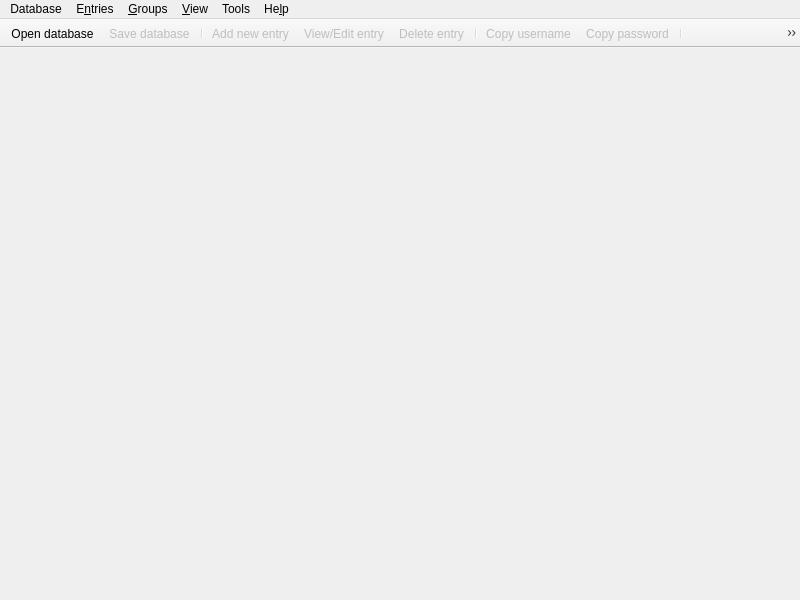
<?xml version="1.0" encoding="UTF-8"?>
<ui version="4.0">
 <class>MainWindow</class>
 <widget class="QMainWindow" name="MainWindow">
  <property name="enabled">
   <bool>true</bool>
  </property>
  <property name="geometry">
   <rect>
    <x>0</x>
    <y>0</y>
    <width>800</width>
    <height>600</height>
   </rect>
  </property>
  <property name="windowTitle">
   <string notr="true">KeePassXC</string>
  </property>
  <widget class="QWidget" name="centralwidget">
   <property name="enabled">
    <bool>true</bool>
   </property>
   <layout class="QVBoxLayout" name="verticalLayout">
    <property name="leftMargin">
     <number>0</number>
    </property>
    <property name="topMargin">
     <number>0</number>
    </property>
    <property name="rightMargin">
     <number>0</number>
    </property>
    <property name="bottomMargin">
     <number>0</number>
    </property>
    <item>
     <widget class="MessageWidget" name="globalMessageWidget" native="true">
      <property name="sizePolicy">
       <sizepolicy hsizetype="Preferred" vsizetype="Preferred">
        <horstretch>0</horstretch>
        <verstretch>0</verstretch>
       </sizepolicy>
      </property>
     </widget>
    </item>
    <item>
     <widget class="QStackedWidget" name="stackedWidget">
      <property name="sizePolicy">
       <sizepolicy hsizetype="Preferred" vsizetype="Preferred">
        <horstretch>0</horstretch>
        <verstretch>0</verstretch>
       </sizepolicy>
      </property>
      <property name="currentIndex">
       <number>2</number>
      </property>
      <widget class="QWidget" name="pageDatabase">
       <layout class="QVBoxLayout" name="verticalLayout_2">
        <property name="leftMargin">
         <number>0</number>
        </property>
        <property name="topMargin">
         <number>0</number>
        </property>
        <property name="rightMargin">
         <number>0</number>
        </property>
        <property name="bottomMargin">
         <number>0</number>
        </property>
        <item>
         <widget class="DatabaseTabWidget" name="tabWidget">
          <property name="currentIndex">
           <number>-1</number>
          </property>
          <property name="tabsClosable">
           <bool>true</bool>
          </property>
          <property name="movable">
           <bool>true</bool>
          </property>
         </widget>
        </item>
       </layout>
      </widget>
      <widget class="QWidget" name="pageSettings">
       <layout class="QVBoxLayout" name="verticalLayout_3">
        <property name="leftMargin">
         <number>0</number>
        </property>
        <property name="topMargin">
         <number>0</number>
        </property>
        <property name="rightMargin">
         <number>0</number>
        </property>
        <property name="bottomMargin">
         <number>0</number>
        </property>
        <item>
         <widget class="SettingsWidget" name="settingsWidget" native="true"/>
        </item>
       </layout>
      </widget>
      <widget class="QWidget" name="pageWelcome">
       <layout class="QVBoxLayout" name="verticalLayout_5">
        <item>
         <widget class="WelcomeWidget" name="welcomeWidget" native="true"/>
        </item>
       </layout>
      </widget>
      <widget class="QWidget" name="pagePasswordGenerator">
       <layout class="QVBoxLayout" name="verticalLayout_6">
        <item>
         <widget class="PasswordGeneratorWidget" name="passwordGeneratorWidget" native="true"/>
        </item>
       </layout>
      </widget>
     </widget>
    </item>
   </layout>
  </widget>
  <widget class="QMenuBar" name="menubar">
   <property name="geometry">
    <rect>
     <x>0</x>
     <y>0</y>
     <width>800</width>
     <height>29</height>
    </rect>
   </property>
   <widget class="QMenu" name="menuFile">
    <property name="title">
     <string>Database</string>
    </property>
    <widget class="QMenu" name="menuRecentDatabases">
     <property name="title">
      <string>&amp;Recent databases</string>
     </property>
    </widget>
    <addaction name="actionDatabaseNew"/>
    <addaction name="actionDatabaseOpen"/>
    <addaction name="menuRecentDatabases"/>
    <addaction name="actionDatabaseSave"/>
    <addaction name="actionDatabaseSaveAs"/>
    <addaction name="actionDatabaseClose"/>
    <addaction name="separator"/>
    <addaction name="actionChangeMasterKey"/>
    <addaction name="actionChangeDatabaseSettings"/>
    <addaction name="separator"/>
    <addaction name="actionDatabaseMerge"/>
    <addaction name="actionImportKeePass1"/>
    <addaction name="actionExportCsv"/>
    <addaction name="actionRepairDatabase"/>
    <addaction name="separator"/>
    <addaction name="actionQuit"/>
   </widget>
   <widget class="QMenu" name="menuHelp">
    <property name="title">
     <string>He&amp;lp</string>
    </property>
    <addaction name="actionAbout"/>
   </widget>
   <widget class="QMenu" name="menuEntries">
    <property name="title">
     <string>E&amp;ntries</string>
    </property>
    <widget class="QMenu" name="menuEntryCopyAttribute">
     <property name="enabled">
      <bool>false</bool>
     </property>
     <property name="title">
      <string>Copy att&amp;ribute to clipboard</string>
     </property>
     <addaction name="actionEntryCopyTitle"/>
     <addaction name="actionEntryCopyURL"/>
     <addaction name="actionEntryCopyNotes"/>
     <addaction name="separator"/>
    </widget>
    <addaction name="actionEntryNew"/>
    <addaction name="actionEntryClone"/>
    <addaction name="actionEntryEdit"/>
    <addaction name="actionEntryDelete"/>
    <addaction name="actionEntryCopyUsername"/>
    <addaction name="actionEntryCopyPassword"/>
    <addaction name="menuEntryCopyAttribute"/>
    <addaction name="actionEntryAutoType"/>
    <addaction name="actionEntryOpenUrl"/>
   </widget>
   <widget class="QMenu" name="menuGroups">
    <property name="title">
     <string>&amp;Groups</string>
    </property>
    <addaction name="actionGroupNew"/>
    <addaction name="actionGroupEdit"/>
    <addaction name="actionGroupDelete"/>
   </widget>
   <widget class="QMenu" name="menuTools">
    <property name="title">
     <string>Tools</string>
    </property>
    <addaction name="actionLockDatabases"/>
    <addaction name="actionPasswordGenerator"/>
    <addaction name="actionSettings"/>
   </widget>
   <widget class="QMenu" name="menuView">
    <property name="title">
     <string>&amp;View</string>
    </property>
   </widget>
   <addaction name="menuFile"/>
   <addaction name="menuEntries"/>
   <addaction name="menuGroups"/>
   <addaction name="menuView"/>
   <addaction name="menuTools"/>
   <addaction name="menuHelp"/>
  </widget>
  <widget class="QToolBar" name="toolBar">
   <property name="movable">
    <bool>false</bool>
   </property>
   <attribute name="toolBarArea">
    <enum>TopToolBarArea</enum>
   </attribute>
   <attribute name="toolBarBreak">
    <bool>false</bool>
   </attribute>
   <addaction name="actionDatabaseOpen"/>
   <addaction name="actionDatabaseSave"/>
   <addaction name="separator"/>
   <addaction name="actionEntryNew"/>
   <addaction name="actionEntryEdit"/>
   <addaction name="actionEntryDelete"/>
   <addaction name="separator"/>
   <addaction name="actionEntryCopyUsername"/>
   <addaction name="actionEntryCopyPassword"/>
   <addaction name="separator"/>
   <addaction name="actionPasswordGenerator"/>
   <addaction name="actionLockDatabases"/>
   <addaction name="separator"/>
  </widget>
  <action name="actionQuit">
   <property name="text">
    <string>&amp;Quit</string>
   </property>
  </action>
  <action name="actionAbout">
   <property name="text">
    <string>&amp;About</string>
   </property>
  </action>
  <action name="actionDatabaseOpen">
   <property name="text">
    <string>&amp;Open database</string>
   </property>
  </action>
  <action name="actionDatabaseSave">
   <property name="enabled">
    <bool>false</bool>
   </property>
   <property name="text">
    <string>&amp;Save database</string>
   </property>
  </action>
  <action name="actionDatabaseClose">
   <property name="enabled">
    <bool>false</bool>
   </property>
   <property name="text">
    <string>&amp;Close database</string>
   </property>
  </action>
  <action name="actionDatabaseNew">
   <property name="text">
    <string>&amp;New database</string>
   </property>
  </action>
  <action name="actionDatabaseMerge">
    <property name="text">
      <string>Merge from KeePassX database</string>
    </property>
  </action>
  <action name="actionEntryNew">
   <property name="enabled">
    <bool>false</bool>
   </property>
   <property name="text">
    <string>&amp;Add new entry</string>
   </property>
  </action>
  <action name="actionEntryEdit">
   <property name="enabled">
    <bool>false</bool>
   </property>
   <property name="text">
    <string>&amp;View/Edit entry</string>
   </property>
  </action>
  <action name="actionEntryDelete">
   <property name="enabled">
    <bool>false</bool>
   </property>
   <property name="text">
    <string>&amp;Delete entry</string>
   </property>
  </action>
  <action name="actionGroupNew">
   <property name="enabled">
    <bool>false</bool>
   </property>
   <property name="text">
    <string>&amp;Add new group</string>
   </property>
  </action>
  <action name="actionGroupEdit">
   <property name="enabled">
    <bool>false</bool>
   </property>
   <property name="text">
    <string>&amp;Edit group</string>
   </property>
  </action>
  <action name="actionGroupDelete">
   <property name="enabled">
    <bool>false</bool>
   </property>
   <property name="text">
    <string>&amp;Delete group</string>
   </property>
  </action>
  <action name="actionDatabaseSaveAs">
   <property name="enabled">
    <bool>false</bool>
   </property>
   <property name="text">
    <string>Sa&amp;ve database as</string>
   </property>
  </action>
  <action name="actionChangeMasterKey">
   <property name="enabled">
    <bool>false</bool>
   </property>
   <property name="text">
    <string>Change &amp;master key</string>
   </property>
  </action>
  <action name="actionChangeDatabaseSettings">
   <property name="enabled">
    <bool>false</bool>
   </property>
   <property name="text">
    <string>&amp;Database settings</string>
   </property>
   <property name="toolTip">
    <string>Database settings</string>
   </property>
  </action>
  <action name="actionImportKeePass1">
   <property name="text">
    <string>&amp;Import KeePass 1 database</string>
   </property>
  </action>
  <action name="actionEntryClone">
   <property name="enabled">
    <bool>false</bool>
   </property>
   <property name="text">
    <string>&amp;Clone entry</string>
   </property>
  </action>
  <action name="actionSearch">
   <property name="enabled">
    <bool>false</bool>
   </property>
   <property name="text">
    <string>&amp;Find</string>
   </property>
  </action>
  <action name="actionEntryCopyUsername">
   <property name="enabled">
    <bool>false</bool>
   </property>
   <property name="text">
    <string>Copy &amp;username</string>
   </property>
   <property name="toolTip">
    <string>Copy username to clipboard</string>
   </property>
  </action>
  <action name="actionEntryCopyPassword">
   <property name="enabled">
    <bool>false</bool>
   </property>
   <property name="text">
    <string>Cop&amp;y password</string>
   </property>
   <property name="toolTip">
    <string>Copy password to clipboard</string>
   </property>
  </action>
  <action name="actionSettings">
   <property name="text">
    <string>&amp;Settings</string>
   </property>
  </action>
  <action name="actionPasswordGenerator">
   <property name="checkable">
    <bool>true</bool>
   </property>
   <property name="text">
    <string>Password Generator</string>
   </property>
  </action>
  <action name="actionEntryAutoType">
   <property name="enabled">
    <bool>false</bool>
   </property>
   <property name="text">
    <string>&amp;Perform Auto-Type</string>
   </property>
  </action>
  <action name="actionEntryOpenUrl">
   <property name="enabled">
    <bool>false</bool>
   </property>
   <property name="text">
    <string>&amp;Open URL</string>
   </property>
  </action>
  <action name="actionLockDatabases">
   <property name="enabled">
    <bool>false</bool>
   </property>
   <property name="text">
    <string>&amp;Lock databases</string>
   </property>
  </action>
  <action name="actionEntryCopyTitle">
   <property name="enabled">
    <bool>false</bool>
   </property>
   <property name="text">
    <string>&amp;Title</string>
   </property>
  </action>
  <action name="actionEntryCopyURL">
   <property name="enabled">
    <bool>false</bool>
   </property>
   <property name="text">
    <string>&amp;URL</string>
   </property>
  </action>
  <action name="actionEntryCopyNotes">
   <property name="enabled">
    <bool>false</bool>
   </property>
   <property name="text">
    <string>&amp;Notes</string>
   </property>
  </action>
  <action name="actionExportCsv">
   <property name="enabled">
    <bool>false</bool>
   </property>
   <property name="text">
    <string>&amp;Export to CSV file</string>
   </property>
  </action>
  <action name="actionRepairDatabase">
   <property name="text">
    <string>Re&amp;pair database</string>
   </property>
  </action>
 </widget>
 <customwidgets>
  <customwidget>
   <class>MessageWidget</class>
   <extends>QWidget</extends>
   <header>gui/MessageWidget.h</header>
   <container>1</container>
  </customwidget>
  <customwidget>
   <class>DatabaseTabWidget</class>
   <extends>QTabWidget</extends>
   <header>gui/DatabaseTabWidget.h</header>
   <container>1</container>
  </customwidget>
  <customwidget>
   <class>SettingsWidget</class>
   <extends>QWidget</extends>
   <header>gui/SettingsWidget.h</header>
   <container>1</container>
  </customwidget>
  <customwidget>
   <class>WelcomeWidget</class>
   <extends>QWidget</extends>
   <header>gui/WelcomeWidget.h</header>
   <container>1</container>
  </customwidget>
  <customwidget>
   <class>PasswordGeneratorWidget</class>
   <extends>QWidget</extends>
   <header>gui/PasswordGeneratorWidget.h</header>
   <container>1</container>
  </customwidget>
 </customwidgets>
 <resources/>
 <connections/>
</ui>
